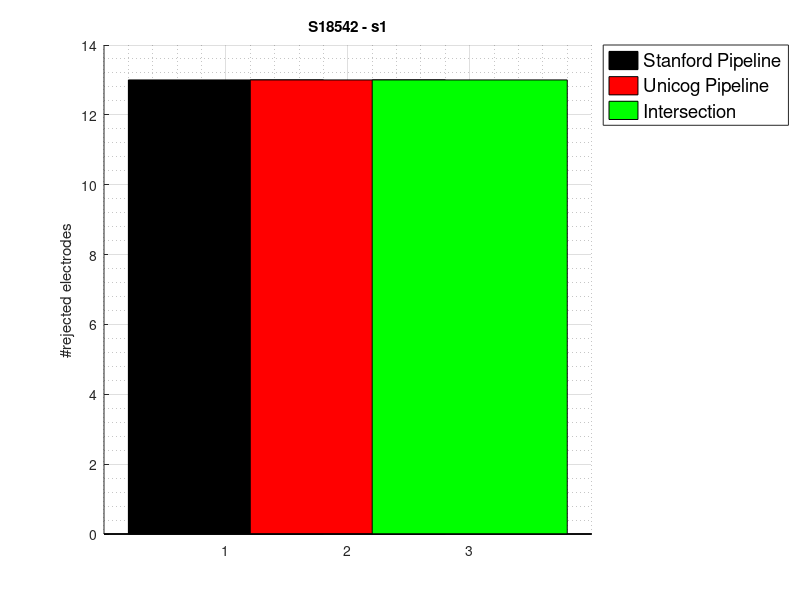

Recreate this plot in MATLAB.
%% Houston
load('bad_channels.mat')% variable created @Houston. 
h_rej.indices = find(~chs{4});
h_rej.number  = numel(h_rej.indices);


%% Stanford
% txt file generated from the Stanford pipeline
%% Stanford
% txt file generated from the Stanford pipeline
f_txt =  ...
importdata('rejected_channels_Stanford_S18_125_LU.txt'); 
test = struct(); reject_chan_pool = []; 
for tid = 1:size(f_txt.data,1)
    cur_indices = f_txt.data(tid,:);
    %exclude the first trigger channel for compliance reasons
    cur_indices(ismember(cur_indices,129)) = [];
    % get rejection indices per test#
    test_indices.(['n_' num2str(tid)]) = ...
        cur_indices(~isnan(cur_indices));
    reject_chan_pool = ...
        [reject_chan_pool cur_indices(~isnan(cur_indices))];
end
% non conservative option : at least on 1 test
f_rej.indices.non_cons = unique(reject_chan_pool);
f_rej.number.non_cons  = numel(f_rej.indices.non_cons);



% txt file generated from the Unicog pipeline
u_txt =  ...
importdata('rejected_channels_by_tests_s1_S18542.txt'); 
test = struct(); reject_chan_pool = []; 
for tid = 1:size(u_txt.data,1)
    cur_indices = u_txt.data(tid,:);
    %exclude the first trigger channel for compliance reasons
    cur_indices(ismember(cur_indices,129)) = [];
    % get rejection indices per test#
    test_indices.(['n_' num2str(tid)]) = ...
        cur_indices(~isnan(cur_indices));
    reject_chan_pool = ...
        [reject_chan_pool cur_indices(~isnan(cur_indices))];
end
% non conservative option : at least on 1 test
u_rej.indices.non_cons = unique(reject_chan_pool);
u_rej.number.non_cons  = numel(u_rej.indices.non_cons);

common_exclusion = numel(intersect(f_rej.indices.non_cons,u_rej.indices.non_cons));

% -------- comparison figure -------- % 
f3 = figure('Color',[1 1 1],'visible','on');
rng 'default';fontSize = 13.5;        
data = [f_rej.number.non_cons u_rej.number.non_cons common_exclusion];
fHand = f3;
aHand = axes('parent', fHand);
hold(aHand, 'on')
colors = ['k','r','g'];
for conID = 1:numel(data)
    bar(conID, data(conID),'grouped', 'parent', aHand, 'facecolor', colors(conID));
end
grid on
grid minor
xticks([1 2 3])
legendInfo = {"Stanford Pipeline" "Unicog Pipeline" "Intersection"};
legend(legendInfo,'Location','northeastoutside','FontSize', fontSize)
ylabel('#rejected electrodes')
title('S18542 - s1')
close(f3)
% ------------------------------------%
